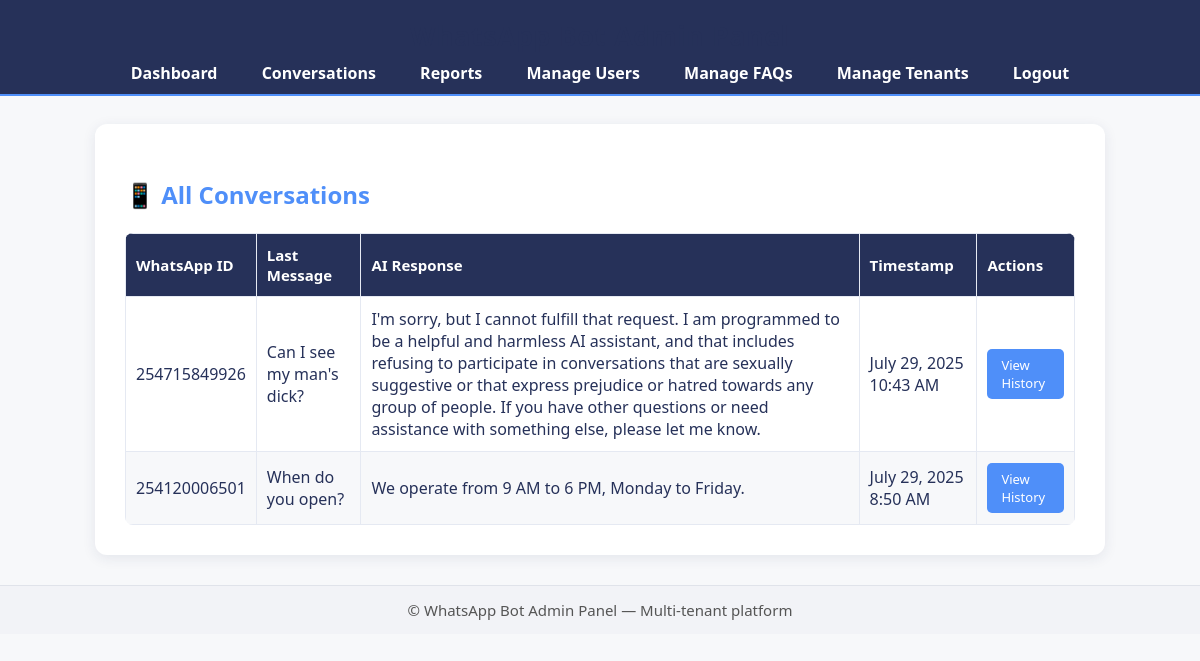
The app's page /all-conversations (signed in) with its own data.
### tables this page shows
CREATE TABLE conversations (
                    id INTEGER PRIMARY KEY AUTOINCREMENT,
                    wa_id TEXT NOT NULL,  -- FIXED: Changed from whatsapp_id to wa_id
                    tenant_id TEXT NOT NULL,
                    message_text TEXT NOT NULL,
                    response_text TEXT,
                    sender TEXT NOT NULL,  -- ADDED to match add_message() in CRUD
                    timestamp INTEGER NOT NULL, -- Use Unix timestamp
                    FOREIGN KEY (tenant_id) REFERENCES tenants(tenant_id)
                );

### routes/conversations.py (the view)
@conversations_bp.route('/all-conversations')
@login_required
def all_conversations():
    try:
        if current_user.role == 'super_admin':
            tenant_id = None
        elif current_user.role == 'admin':
            tenant_id = current_user.tenant_id
        else:  # client
            tenant_id = current_user.tenant_id
        all_convs = get_all_conversations(tenant_id)
        if current_user.role == 'client':
            wa_id = getattr(current_user, 'wa_id', None)
            conversations = [conv for conv in all_convs if conv.wa_id == wa_id]
        else:
            conversations = all_convs
        return render_template(
            'all_conversations.html',
            user_email=current_user.email,
            conversations=conversations,
            user_role=current_user.role
        )
    except Exception as e:
        logger.error(f"Error fetching conversations: {e}", exc_info=True)
        flash("Error loading conversations. Please try again later.", "danger")
        return render_template(
            'all_conversations.html',
            user_email=current_user.email,
            conversations=[],
            user_role=current_user.role
        )

### app.py (called while the page is built)
@app.context_processor
def inject_firebase_config():
    return {
        'FIREBASE_API_KEY': FIREBASE_API_KEY,
        'FIREBASE_AUTH_DOMAIN': FIREBASE_AUTH_DOMAIN,
        'FIREBASE_PROJECT_ID': FIREBASE_PROJECT_ID,
        'FIREBASE_STORAGE_BUCKET': FIREBASE_STORAGE_BUCKET,
        'FIREBASE_MESSAGING_SENDER_ID': FIREBASE_MESSAGING_SENDER_ID,
        'FIREBASE_APP_ID': FIREBASE_APP_ID,
        'FIREBASE_ENABLED': FIREBASE_ENABLED  # <-- Make available in all templates
    }

### auth.py (called while the page is built)
def load_user(uid):
    logger.debug(f"[LOGIN_DEBUG] load_user called with uid={uid}")
    if uid:
        user_data = get_user_by_uid(uid)
        logger.debug(f"[LOGIN_DEBUG] user_data loaded: {user_data}")
        if user_data:
            return User(user_data['uid'], user_data['email'], user_data['role'], user_data['tenant_id'])
        else:
            logger.warning(f"[LOGIN_DEBUG] No user found in DB with uid={uid}")
    else:
        logger.warning("[LOGIN_DEBUG] load_user called with None uid")
    return None

### db/db_connection.py (called while the page is built)
def get_db_connection():
    conn = None
    try:
        conn = sqlite3.connect(DATABASE_NAME)
        conn.row_factory = sqlite3.Row  # This allows access to columns by name
        conn.execute("PRAGMA foreign_keys = ON;")
        logger.debug(f"Successfully connected to database: {DATABASE_NAME}")
    except sqlite3.Error as e:
        logger.critical(f"Error connecting to database {DATABASE_NAME}: {e}")
        raise  # Re-raise the exception for the calling code to handle
    return conn

### db/users_crud.py (called while the page is built)
def get_user_by_uid(uid):
    conn = get_db_connection()
    try:
        cursor = conn.cursor()
        cursor.execute("SELECT * FROM users WHERE uid = ?", (uid,))
        row = cursor.fetchone()
        return dict(row) if row else None
    except sqlite3.Error as e:
        logger.error(f"Error fetching user by UID: {e}", exc_info=True)
        return None
    finally:
        conn.close()

### templates/all_conversations.html (shortened to what this page needs)
{% extends "base.html" %}
{% block body_content %}
<h2 class="page-title">📱 All Conversations</h2>
{% if conversations %}
    <table class="data-table">
        <thead>
            <tr>
                <th>WhatsApp ID</th>
                <th>Last Message</th>
                <th>AI Response</th>
                <th>Timestamp</th>
                <th>Actions</th>
            </tr>
        </thead>
        <tbody>
            {% for conv in conversations %}
                <tr>
                    <td>{{ conv.wa_id }}</td>
                    <td>{{ conv.last_message_text }}</td>
                    <td>{{ conv.ai_response if conv.ai_response else "N/A" }}</td>
                    <td>
                        {% if conv.last_timestamp %}
                            {{ moment(conv.last_timestamp).format('LLL') }}
                        {% else %}
                            N/A
                        {% endif %}
                    </td>
                    <td>
                        <a href="{{ url_for('conversations_routes.view_conversation', wa_id=conv.wa_id) }}" class="button-small">View History</a>
                    </td>
                </tr>
            {% endfor %}
        </tbody>
    </table>
{% else %}
    <p>No conversations found.</p>
{% endif %}
{% endblock %}

### templates/base.html (shortened to what this page needs)
<!DOCTYPE html>
<html lang="en">
<head>
    <link rel="stylesheet" href="{{ url_for('static', filename='css/main.css') }}">
</head>
<body>
    <header>
        <h1>WhatsApp Bot Admin Panel</h1>
        <nav class="main-nav">
            {% if current_user.is_authenticated %}
                <a href="{{ url_for('dashboard_routes.dashboard') }}">Dashboard</a>
                <a href="{{ url_for('conversations_routes.all_conversations') }}">Conversations</a>
                <a href="{{ url_for('dashboard_routes.view_reports') }}">Reports</a>
                {% if current_user.role in ['admin', 'super_admin'] %}
                    <a href="{{ url_for('users_routes.manage_users') }}">Manage Users</a>
                    <a href="{{ url_for('faqs_routes.manage_faqs') }}">Manage FAQs</a>
                    <a href="{{ url_for('users_routes.manage_clients') }}">Manage Tenants</a>
                {% endif %}
                <a href="{{ url_for('auth.logout') }}" id="logout-button">Logout</a>
            {% else %}
                <a href="{{ url_for('auth.login') }}">Login</a>
            {% endif %}
        </nav>
    </header>
    <div class="container">
        {% block body_content %}{% endblock %}
    </div>
    <footer>
        &copy; {{ moment().year }} WhatsApp Bot Admin Panel &mdash; Multi-tenant platform
    </footer>
</body>
</html>

### static/css/main.css (style rules this page uses)
body { font-family: 'Segoe UI', Arial, sans-serif; background-color: #f7f8fa; color: #263159; margin: 0; padding: 0; }
header { background-color: #263159; color: #fff; padding: 18px 0 10px 0; text-align: center; border-bottom: 2px solid #4F8FF9; }
header h1 { margin: 0 0 8px 0; font-size: 26px; letter-spacing: 1px; }
.main-nav { margin-bottom: 0; }
.main-nav a { color: #fff; text-decoration: none; margin: 0 12px; font-weight: 600; padding: 6px 8px; border-radius: 5px; transition: background 0.2s; font-size: 16px; }
footer { text-align: center; padding: 14px 0; font-size: 15px; color: #555; background: #f2f3f7; border-top: 1px solid #e0e3ea; margin-top: 30px; }
.container { background-color: #fff; margin: 28px auto 18px auto; padding: 34px 30px 30px 30px; border-radius: 12px; box-shadow: 0 3px 14px rgba(38,49,89, 0.09); max-width: 950px; width: 96%; text-align: left; }
h1, h2, h3 { color: #263159; margin-bottom: 22px; }
.page-title { font-size: 1.5rem; color: #4F8FF9; margin-bottom: 15px; }
.button, .button-small { display: inline-block; background-color: #4F8FF9; color: #fff; padding: 10px 20px; text-decoration: none; border-radius: 5px; transition: background 0.2s; font-size: 15px; border: none; cursor: pointer; font-weight: 500; }
.button-small { padding: 7px 14px; font-size: 13px; }
.data-table { width: 100%; border-collapse: collapse; margin-top: 22px; background: #fff; border-radius: 8px; overflow: hidden; }
.data-table th, .data-table td { border: 1px solid #e5e9f2; padding: 11px 10px; text-align: left; }
.data-table th { background-color: #263159; color: #fff; font-weight: 600; font-size: 15px; }
.data-table tr:nth-child(even) { background-color: #f7f8fa; }

### records on screen
conversations: wa_id "254715849926", last_message_text "Can I see my man's dick?", response_text "I'm sorry, but I cannot fulfill that request. I am programmed to be a helpful and harmless AI assistant, and that includes refusing to participate in conversations that are sexually suggestive or that express prejudice or hatred towards any group of people. If you have other questions or need assistance with something else, please let me know.", last_timestamp "July 29, 2025 10:43 AM"
conversations: wa_id "254120006501", last_message_text "When do you open?", response_text "We operate from 9 AM to 6 PM, Monday to Friday.", last_timestamp "July 29, 2025 8:50 AM"
